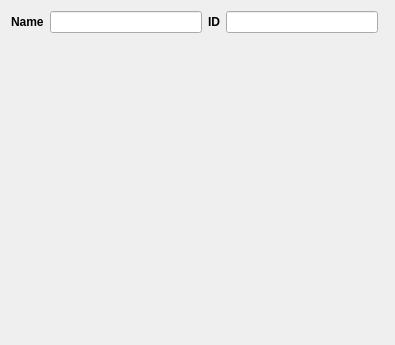
<?xml version="1.0" encoding="UTF-8"?>
<ui version="4.0">
 <class>ReportDialog</class>
 <widget class="QDialog" name="ReportDialog">
  <property name="geometry">
   <rect>
    <x>0</x>
    <y>0</y>
    <width>395</width>
    <height>345</height>
   </rect>
  </property>
  <property name="windowTitle">
   <string>Dialog</string>
  </property>
  <layout class="QGridLayout" name="gridLayout">
   <item row="0" column="0">
    <widget class="QLabel" name="lbl_name_display">
     <property name="sizePolicy">
      <sizepolicy hsizetype="Fixed" vsizetype="Fixed">
       <horstretch>0</horstretch>
       <verstretch>0</verstretch>
      </sizepolicy>
     </property>
     <property name="font">
      <font>
       <weight>75</weight>
       <bold>true</bold>
      </font>
     </property>
     <property name="text">
      <string>Name</string>
     </property>
    </widget>
   </item>
   <item row="0" column="1">
    <widget class="QLineEdit" name="lne_name">
     <property name="readOnly">
      <bool>true</bool>
     </property>
    </widget>
   </item>
   <item row="0" column="3">
    <widget class="QLineEdit" name="lne_id">
     <property name="readOnly">
      <bool>true</bool>
     </property>
    </widget>
   </item>
   <item row="2" column="0" colspan="5">
    <layout class="QVBoxLayout" name="vlayout_execution"/>
   </item>
   <item row="0" column="2">
    <widget class="QLabel" name="lbl_id_display">
     <property name="sizePolicy">
      <sizepolicy hsizetype="Fixed" vsizetype="Fixed">
       <horstretch>0</horstretch>
       <verstretch>0</verstretch>
      </sizepolicy>
     </property>
     <property name="font">
      <font>
       <weight>75</weight>
       <bold>true</bold>
      </font>
     </property>
     <property name="text">
      <string>ID</string>
     </property>
    </widget>
   </item>
   <item row="3" column="0">
    <spacer name="verticalSpacer">
     <property name="orientation">
      <enum>Qt::Vertical</enum>
     </property>
     <property name="sizeHint" stdset="0">
      <size>
       <width>20</width>
       <height>40</height>
      </size>
     </property>
    </spacer>
   </item>
  </layout>
 </widget>
 <resources/>
 <connections/>
</ui>
